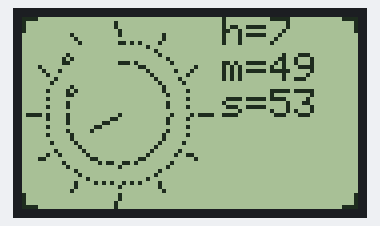
This sketch was run on a simulated Arduino Uno, built with avr-gcc and run on an emulated ATmega328P. Parts: 84×48 one-colour display. Random numbers use the default seed unless the sketch sets one.

Above: at 0.1 s.
At 4.4 s:
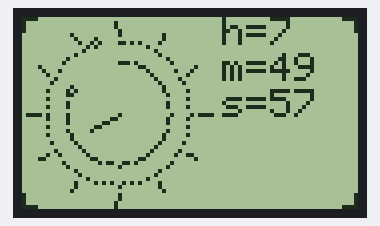
At 9.6 s:
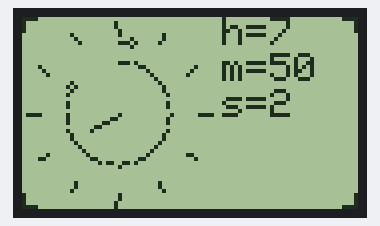
At 18.9 s:
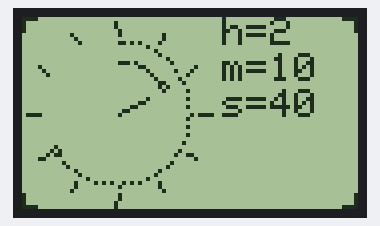
At 28.2 s:
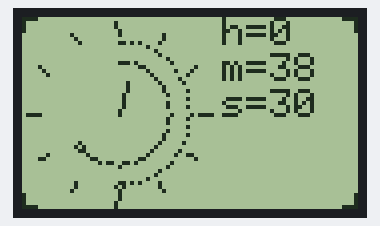
At 38.5 s:
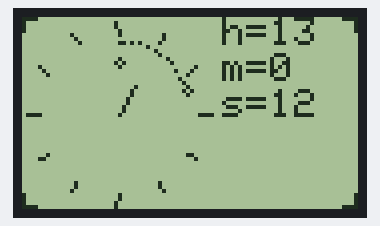

The sketch:

random_clock2.ino
```cpp
// (licence header left out)
#include <SPI.h>
#include <Adafruit_GFX.h>
#include <Adafruit_PCD8544.h>

// Software SPI (slower updates, more flexible pin options):
// pin 7 - Serial clock out (SCLK)
// pin 6 - Serial data out (DIN)
// pin 5 - Data/Command select (D/C)
// pin 4 - LCD chip select (CS)
// pin 3 - LCD reset (RST)
Adafruit_PCD8544 display = Adafruit_PCD8544(7, 6, 5, 4, 3);


void setup() {
  // put your setup code here, to run once:
  display.begin();
  display.setContrast(60);
  display.clearDisplay();
  display.display(); // show splashscreen

  //Serial.begin(9600);
  //drawClock(1,15,32);
  //drawClock(1,15,0);
}

void loop() {
  int h=random(24);
  int m=random(60);
  int s=random(60);
  for(int i=0;i<10;i++)
    {
    drawClock(h,m,s);
    delay(1000);
    s++;
    if(s>=60) m++;
    s=s%60;
    if(m>=60) h++;
    m=m%60;
    h=h%24;
    }
}

void drawClock(int h, int m, int s)
{
const int r=23;
const double rot=-M_PI/2;
double x,y,x0,y0,anglerad;

  display.clearDisplay();
  display.drawPixel(24,24,BLACK);
  for(int i=0;i<12;i++)
    {
    int angled=360/12*i;
    anglerad=2*M_PI/12*i+rot;
    x=r*cos(anglerad);
    y=r*sin(anglerad);
    x0=(r-3)*cos(anglerad);
    y0=(r-3)*sin(anglerad);
    /*Serial.print(i);
    Serial.print(",");
    Serial.print(angled);
    Serial.print(",");
    Serial.print(anglerad);
    Serial.print(",");
    Serial.print(x);
    Serial.print(",");
    Serial.print(y);
    Serial.print(",");
    Serial.println("");*/
    display.drawLine(24+x0,24+y0,24+x,24+y,BLACK);
    }

  // hour
  display.setCursor(50,0);
  display.print("h=");
  display.print(h);
  anglerad=2*M_PI/12*(h%12)+2*M_PI/12/60*m+rot;
  x=(r-15)*cos(anglerad);
  y=(r-15)*sin(anglerad);
  x0=0;
  y0=0;
  display.drawLine(24+x0,24+y0,24+x,24+y,BLACK);

  // minute
  display.setCursor(50,9);
  display.print("m=");
  display.print(m);
  for(int i=0;i<=m;i++)
    {
    anglerad=2*M_PI/60*i+rot;
    x=(r-10)*cos(anglerad);
    y=(r-10)*sin(anglerad);
    if(i==m)
      display.drawCircle(24+x,24+y,1,BLACK);
    else
      display.drawPixel(24+x,24+y,BLACK);
    }

  // second
  display.setCursor(50,18);
  display.print("s=");
  display.print(s);
  for(int i=0;i<=s;i++)
    {
    anglerad=2*M_PI/60*i+rot;
    x=(r-5)*cos(anglerad);
    y=(r-5)*sin(anglerad);
    if(i==s)
      display.drawCircle(24+x,24+y,1,BLACK);
    else
      display.drawPixel(24+x,24+y,BLACK);
    }

  // border
  display.drawLine(0,0,3,0,BLACK);
  display.drawLine(0,0,0,3,BLACK);
  display.drawLine(0,47,3,47,BLACK);
  display.drawLine(0,47,0,47-3,BLACK);
  display.drawLine(83,0,83-3,0,BLACK);
  display.drawLine(83,0,83,3,BLACK);
  display.drawLine(83,47,83-3,47,BLACK);
  display.drawLine(83,47,83,47-3,BLACK);

  display.display();
}
```

Measured:
- what the display in image 0 shows lasts 1.0 s, from 0.1 s to 1.1 s
- what the display in image 2 shows lasts 1.0 s, from 9.5 s to 10.5 s
